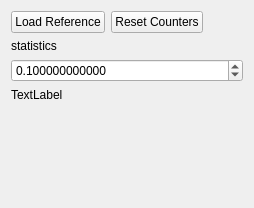
<?xml version="1.0" encoding="UTF-8"?>
<ui version="4.0">
 <class>MainWindow</class>
 <widget class="QMainWindow" name="MainWindow">
  <widget class="QWidget" name="centralWidget">
   <layout class="QVBoxLayout" name="verticalLayout">
    <item>
     <layout class="QHBoxLayout" name="horizontalLayout">
      <item>
       <widget class="QPushButton" name="pushButtonLoadReference">
        <property name="text">
         <string>Load Reference</string>
        </property>
       </widget>
      </item>
      <item>
       <widget class="QPushButton" name="pushButtonResetCounters">
        <property name="text">
         <string>Reset Counters</string>
        </property>
       </widget>
      </item>
      <item>
       <spacer name="horizontalSpacer">
        <property name="orientation">
         <enum>Qt::Horizontal</enum>
        </property>
        <property name="sizeHint" stdset="0">
         <size>
          <width>40</width>
          <height>20</height>
         </size>
        </property>
       </spacer>
      </item>
     </layout>
    </item>
    <item>
     <widget class="QLabel" name="labelStatistics">
      <property name="text">
       <string>statistics</string>
      </property>
     </widget>
    </item>
    <item>
     <widget class="QDoubleSpinBox" name="doubleSpinBox">
      <property name="decimals">
       <number>12</number>
      </property>
      <property name="maximum">
       <double>30.000000000000000</double>
      </property>
      <property name="value">
       <double>0.100000000000000</double>
      </property>
     </widget>
    </item>
    <item>
     <widget class="QLabel" name="label">
      <property name="text">
       <string>TextLabel</string>
      </property>
     </widget>
    </item>
    <item>
     <spacer name="verticalSpacer">
      <property name="orientation">
       <enum>Qt::Vertical</enum>
      </property>
      <property name="sizeHint" stdset="0">
       <size>
        <width>20</width>
        <height>95</height>
       </size>
      </property>
     </spacer>
    </item>
   </layout>
  </widget>
 </widget>
 <layoutdefault spacing="6" margin="11"/>
 <resources/>
 <connections/>
</ui>
